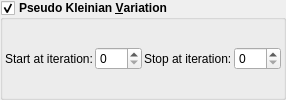
    <widget class="MyGroupBox" name="groupCheck_transf_function_enabledAy_false">
     <property name="font">
      <font>
       <weight>75</weight>
       <bold>true</bold>
      </font>
     </property>
     <property name="toolTip">
      <string/>
     </property>
     <property name="title">
      <string>Pseudo Kleinian &amp;Variation</string>
     </property>
     <property name="checkable">
      <bool>true</bool>
     </property>
     <layout class="QVBoxLayout" name="verticalLayout_34" stretch="0">
      <property name="spacing">
       <number>2</number>
      </property>
      <property name="leftMargin">
       <number>2</number>
      </property>
      <property name="topMargin">
       <number>2</number>
      </property>
      <property name="rightMargin">
       <number>2</number>
      </property>
      <property name="bottomMargin">
       <number>2</number>
      </property>
      <item>
       <layout class="QGridLayout" name="gridLayout_15">
        <item row="0" column="2">
         <widget class="QLabel" name="label_256">
          <property name="font">
           <font>
            <weight>50</weight>
            <bold>false</bold>
           </font>
          </property>
          <property name="text">
           <string>Stop at iteration:</string>
          </property>
         </widget>
        </item>
        <item row="0" column="1">
         <widget class="MySpinBox" name="spinboxInt_transf_start_iterations_B">
          <property name="sizePolicy">
           <sizepolicy hsizetype="Minimum" vsizetype="Maximum">
            <horstretch>0</horstretch>
            <verstretch>0</verstretch>
           </sizepolicy>
          </property>
          <property name="font">
           <font>
            <weight>50</weight>
            <bold>false</bold>
           </font>
          </property>
          <property name="maximum">
           <number>250</number>
          </property>
         </widget>
        </item>
        <item row="0" column="3">
         <widget class="MySpinBox" name="spinboxInt_transf_stop_iterations_B">
          <property name="sizePolicy">
           <sizepolicy hsizetype="Minimum" vsizetype="Maximum">
            <horstretch>0</horstretch>
            <verstretch>0</verstretch>
           </sizepolicy>
          </property>
          <property name="font">
           <font>
            <weight>50</weight>
            <bold>false</bold>
           </font>
          </property>
          <property name="maximum">
           <number>250</number>
          </property>
         </widget>
        </item>
        <item row="0" column="0">
         <widget class="QLabel" name="label_71">
          <property name="font">
           <font>
            <weight>50</weight>
            <bold>false</bold>
           </font>
          </property>
          <property name="text">
           <string>Start at iteration:</string>
          </property>
         </widget>
        </item>
       </layout>
      </item>
     </layout>
    </widget>
